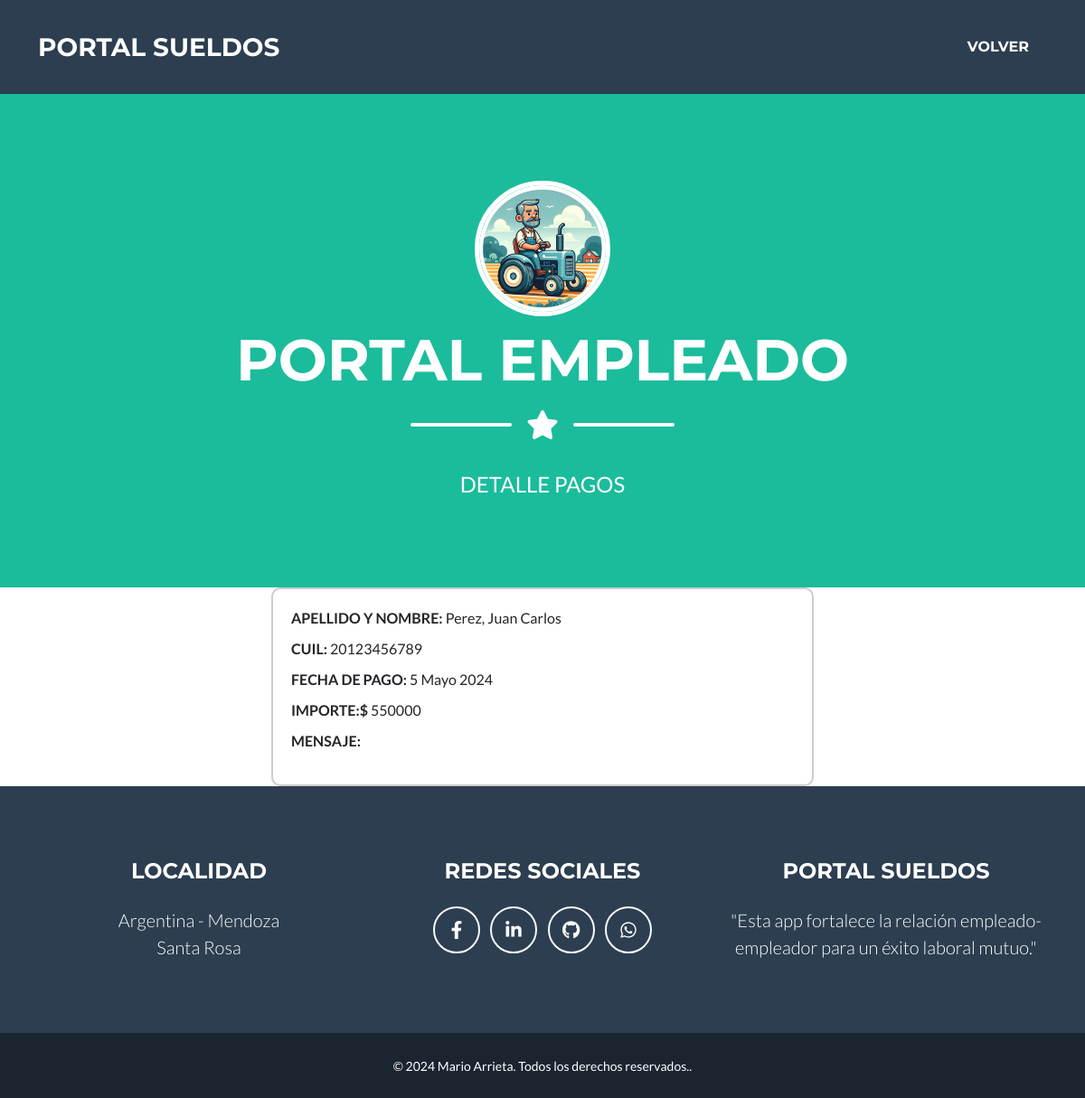
/empleado/pagos/detail/1, run on an earlier commit of the app's database.
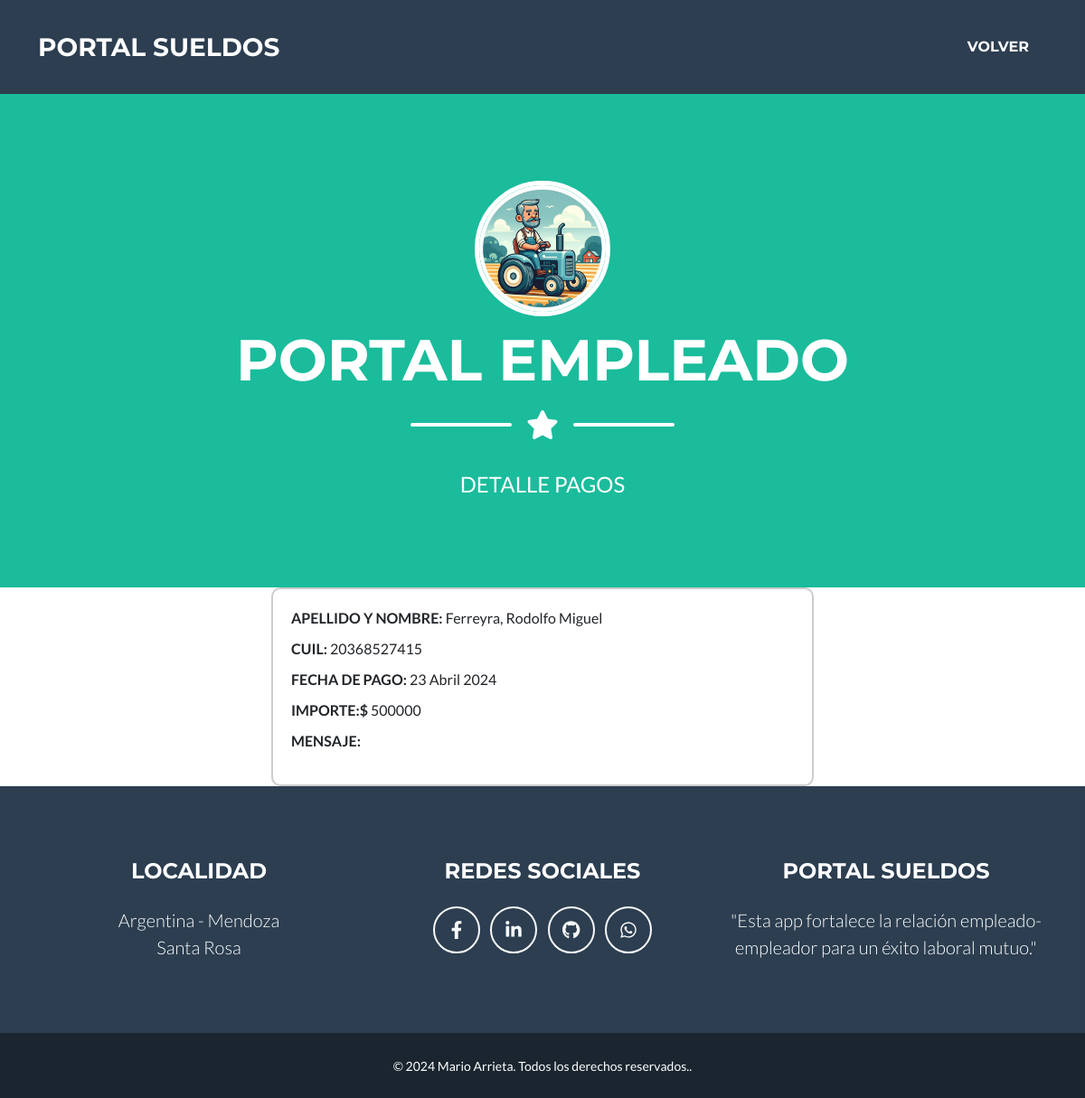
And on a later commit of the database.
### empleador/models.py (models this page shows, shortened)
class Pagos (models.Model):
    fecha_notificacion = models.DateField(auto_now=True, verbose_name="Fecha de Notificación")
    fecha_pago = models.DateField(verbose_name="Fecha de Pago")
    importe = models.PositiveIntegerField(verbose_name="Importe")
    liquidacion = models.CharField(max_length=20, choices=liquidacion, verbose_name= "Liquidación")
    meses = models.CharField(max_length=10, choices=meses, verbose_name= "Mes")
    año = models.PositiveIntegerField(validators=[validate_year_range], verbose_name="Año")
    archivo_adjunto = models.FileField (null=True, blank=True, upload_to="archivos/recibos/", verbose_name="Archivo adjunto")
    visto = models.BooleanField (editable=False, default=False, verbose_name="Visto")
    empleado = models.ForeignKey (Empleado, on_delete=models.CASCADE, verbose_name= "Empleado")
    class Meta:
        verbose_name_plural = "Pagos"

class Empleado (models.Model):
    apellido = models.CharField(max_length=50, verbose_name="Apellido")
    nombre = models.CharField(max_length=50, verbose_name="Nombre")
    cuil = models.PositiveIntegerField(validators=[validate_cuil_length], unique=True, verbose_name="CUIL")
    fecha_ingreso = models.DateField(verbose_name="Fecha de ingreso")
    fecha_baja = models.DateField(null= True, blank = True, verbose_name="Fecha de baja")
    email = models.EmailField(verbose_name= "e-Mail ")
    empleador = models.ForeignKey (Empleador, on_delete=models.CASCADE, verbose_name="Empleador")
    class Meta:
        verbose_name = "Empleado"
        verbose_name_plural = "Empleados"

### empleado/views.py (the view)
# urls.py: path("pagos/detail/<pk>", views.PagosDetail.as_view(), name="pagos_detail"),
class PagosDetail (DetailView):
    model = Pagos
    template_name = "empleado/pagos_detail.html"

### empleado/templates/empleado/pagos_detail.html (shortened to what this page needs)
{% extends 'core/base.html' %}
{% load static %}
{% block  titulo%}
    <li class="nav-item mx-0 mx-lg-1"><a class="nav-link py-3 px-0 px-lg-3 rounded" href="{% url 'empleado:index' %}">Volver</a></li>
{% endblock titulo %}
{% block imagen %}
   {% static 'empleado/img/empleado.webp' %}
{% endblock imagen %}
{% block pagina%}
   PORTAL EMPLEADO
{% endblock pagina%}
{% block mensaje%}
    DETALLE PAGOS
{% endblock mensaje%}
{% block formulario%}
<div class="detalle-pago">
    <ul>
        <li><strong>APELLIDO Y NOMBRE:</strong> {{ object.empleado.apellido }}, {{ object.empleado.nombre }}</li>
        <li><strong>CUIL:</strong> {{ object.empleado.cuil }}</li>
        <li><strong>FECHA DE PAGO:</strong> {{ object.fecha_pago }}</li>
        <li><strong>IMPORTE:$ </strong> {{ object.importe }}</li>
        <li><strong>MENSAJE:</strong> {{ object.mensaje }}</li>
    </ul>
</div>
{% endblock formulario%}

What changed in the data, as far as the page shows it:
changed Pagos: empleado.apellido "Perez" → "Ferreyra"; empleado.nombre "Juan Carlos" → "Rodolfo Miguel"; empleado.cuil "20123456789" → "20368527415"; fecha_pago "5 Mayo 2024" → "23 Abril 2024"; importe "550000" → "500000"
